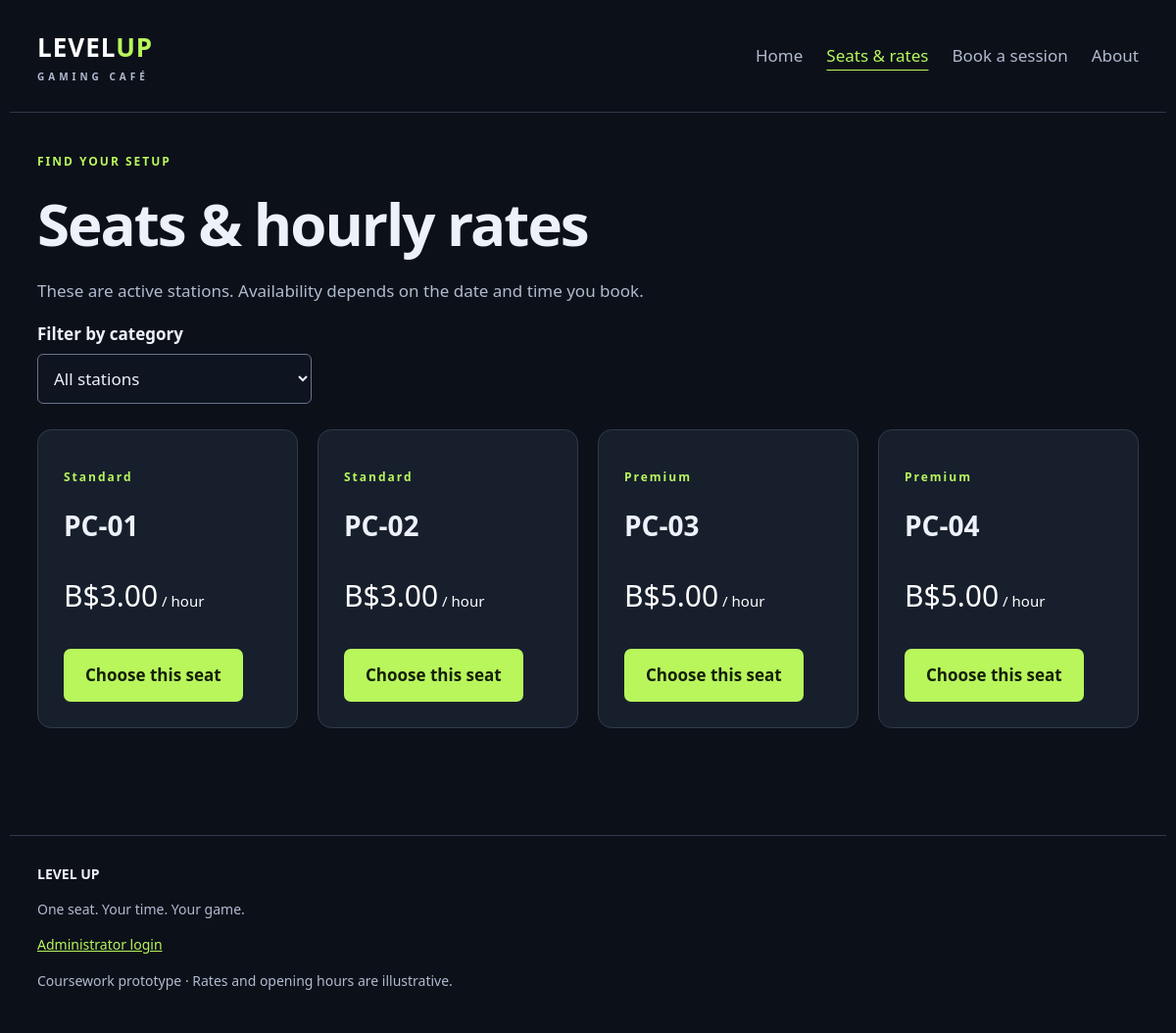
/seats.php, run on the app's committed database.
### tables this page shows
CREATE TABLE IF NOT EXISTS seats (
 id INT AUTO_INCREMENT PRIMARY KEY,
 label VARCHAR(50) NOT NULL UNIQUE,
 category ENUM('Standard','Premium') NOT NULL,
 hourly_rate DECIMAL(7,2) NOT NULL,
 active TINYINT(1) NOT NULL DEFAULT 1
);

### includes/bootstrap.php (called while the page is built, shortened)
<?php
function e($value) { return htmlspecialchars((string)$value, ENT_QUOTES, 'UTF-8'); }
function db() {
    static $pdo;
    if (!$pdo) $pdo = new PDO('mysql:host='.(getenv('DB_HOST') ?: 'localhost').';dbname='.(getenv('DB_NAME') ?: 'levelup_db').';charset=utf8mb4', getenv('DB_USER') ?: 'root', getenv('DB_PASS') ?: '', [PDO::ATTR_ERRMODE=>PDO::ERRMODE_EXCEPTION, PDO::ATTR_DEFAULT_FETCH_MODE=>PDO::FETCH_ASSOC, PDO::ATTR_EMULATE_PREPARES=>false]);
    return $pdo;
}
function seats() { return db()->query('SELECT id, label, category, hourly_rate, active FROM seats WHERE active = 1 ORDER BY id')->fetchAll(); }

### seats.php (the view, shortened to what this page needs)
<?php $title='Seats & rates'; require 'includes/header.php'; $rows=[]; $error=false; try { $rows=seats(); } catch (PDOException $ex) { error_log($ex->getMessage()); $error=true; } ?>
<p class="eyebrow">FIND YOUR SETUP</p><h1>Seats & hourly rates</h1><p>These are active stations. Availability depends on the date and time you book.</p>
<label for="category">Filter by category</label><select id="category"><option value="all">All stations</option><option>Standard</option><option>Premium</option></select>
<div class="cards" id="seat-list"><?php foreach($rows as $s): ?><article data-category="<?= e($s['category']) ?>"><p class="eyebrow"><?= e($s['category']) ?></p><h2><?= e($s['label']) ?></h2><p class="price">B$<?= e(number_format((float)$s['hourly_rate'],2)) ?><small> / hour</small></p><a class="button" href="booking.php?seat=<?= (int)$s['id'] ?>">Choose this seat</a></article><?php endforeach; ?></div>
<?php require 'includes/footer.php'; ?>

### includes/header.php (shortened to what this page needs)
<?php require_once __DIR__.'/bootstrap.php'; $current=basename($_SERVER['SCRIPT_NAME']); ?>
<!doctype html><html lang="en"><head><link rel="stylesheet" href="assets/style.css"></head><body>
<a class="skip" href="#main">Skip to content</a><header><a class="brand" href="index.php">LEVEL<span>UP</span><small>GAMING CAFÉ</small></a><nav aria-label="Main navigation"><?php foreach(['index.php'=>'Home','seats.php'=>'Seats & rates','booking.php'=>'Book a session','about.php'=>'About'] as $url=>$label): ?><a href="<?= $url ?>" <?= $current===$url?'aria-current="page"':'' ?>><?= $label ?></a><?php endforeach; ?></nav></header><main id="main">

### includes/footer.php
</main><footer><strong>LEVEL UP</strong><p>One seat. Your time. Your game.</p><a href="login.php">Administrator login</a><p>Coursework prototype · Rates and opening hours are illustrative.</p></footer></body></html>

### assets/style.css (style rules this page uses)
* { box-sizing:border-box }
:root { color-scheme:dark;--bg:#0c1019;--panel:#171f2d;--ink:#edf1fa;--muted:#b0bbcf;--accent:#b8f65c }
body { margin:0;background:var(--bg);color:var(--ink);font:17px/1.6 system-ui,sans-serif }
a { color:var(--accent) }
header,main,footer { max-width:1180px;margin:auto;padding:28px }
header { display:flex;justify-content:space-between;gap:24px;align-items:center;border-bottom:1px solid #303a4b }
.brand { text-decoration:none;font-size:26px;font-weight:900;color:white;letter-spacing:1px }
.brand span,h1 span { color:var(--accent) }
.brand small { display:block;font-size:10px;letter-spacing:4px;color:var(--muted) }
nav { display:flex;gap:24px;flex-wrap:wrap }
nav a { color:var(--muted);text-decoration:none }
nav a[aria-current] { color:var(--accent);text-decoration:underline;text-underline-offset:8px }
h1 { font-size:clamp(2.5rem,5vw,4.6rem);line-height:1.08;letter-spacing:-2px;margin:22px 0 }
h2 { line-height:1.25 }
p { color:var(--muted) }
.eyebrow,article>b { font-size:12px;font-weight:800;letter-spacing:2px;color:var(--accent) }
.button,button { display:inline-block;background:var(--accent);color:#142007;padding:13px 22px;border:0;border-radius:7px;font:inherit;font-weight:750;text-decoration:none;cursor:pointer }
.cards { display:grid;grid-template-columns:repeat(auto-fit,minmax(min(100%,250px),1fr));gap:20px;margin:26px 0 }
article,form { background:var(--panel);border:1px solid #303a4b;border-radius:14px;padding:26px }
article h2 { font-size:28px }
.price { font-size:30px;color:white }
.price small { font-size:15px }
label { display:block;margin-bottom:7px;font-weight:650 }
input,select { font:inherit;background:#0e1420;color:var(--ink);border:1px solid #66748b;border-radius:6px;padding:12px;min-width:0;max-width:100%;width:100% }
#category { max-width:280px }
footer { border-top:1px solid #303a4b;margin-top:55px;font-size:14px }

### data on the page
seats: category "Standard", label "PC-01", hourly_rate "3.00"
seats: category "Standard", label "PC-02", hourly_rate "3.00"
seats: category "Premium", label "PC-03", hourly_rate "5.00"
seats: category "Premium", label "PC-04", hourly_rate "5.00"

### other printed values
$label "Home"
$label "Seats & rates"
$label "Book a session"
$label "About"
